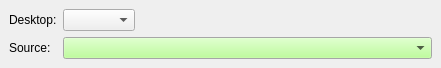
     <widget class="QWidget" name="widget" >
      <property name="geometry" >
       <rect>
        <x>30</x>
        <y>90</y>
        <width>441</width>
        <height>68</height>
       </rect>
      </property>
      <layout class="QGridLayout" >
       <property name="margin" >
        <number>9</number>
       </property>
       <property name="spacing" >
        <number>6</number>
       </property>
       <item row="0" column="0" >
        <widget class="QLabel" name="label_8" >
         <property name="text" >
          <string>Desktop:</string>
         </property>
         <property name="buddy" >
          <cstring>desktopType</cstring>
         </property>
        </widget>
       </item>
       <item row="0" column="1" >
        <widget class="QComboBox" name="desktopType" />
       </item>
       <item row="1" column="0" >
        <widget class="QLabel" name="label_2" >
         <property name="text" >
          <string>Source:</string>
         </property>
         <property name="buddy" >
          <cstring>sourceType</cstring>
         </property>
        </widget>
       </item>
       <item row="0" column="2" >
        <spacer>
         <property name="orientation" >
          <enum>Qt::Horizontal</enum>
         </property>
         <property name="sizeHint" >
          <size>
           <width>40</width>
           <height>20</height>
          </size>
         </property>
        </spacer>
       </item>
       <item row="1" column="1" colspan="2" >
        <widget class="QComboBox" name="sourceType" >
         <property name="palette" >
          <palette>
           <active>
            <color>
             <red>0</red>
             <green>0</green>
             <blue>0</blue>
            </color>
            <color>
             <red>170</red>
             <green>255</green>
             <blue>127</blue>
            </color>
            <color>
             <red>237</red>
             <green>237</green>
             <blue>237</blue>
            </color>
            <color>
             <red>244</red>
             <green>244</green>
             <blue>244</blue>
            </color>
            <color>
             <red>116</red>
             <green>116</green>
             <blue>116</blue>
            </color>
            <color>
             <red>155</red>
             <green>155</green>
             <blue>155</blue>
            </color>
            <color>
             <red>0</red>
             <green>0</green>
             <blue>0</blue>
            </color>
            <color>
             <red>255</red>
             <green>255</green>
             <blue>255</blue>
            </color>
            <color>
             <red>0</red>
             <green>0</green>
             <blue>0</blue>
            </color>
            <color>
             <red>255</red>
             <green>255</green>
             <blue>255</blue>
            </color>
            <color>
             <red>233</red>
             <green>233</green>
             <blue>233</blue>
            </color>
            <color>
             <red>0</red>
             <green>0</green>
             <blue>0</blue>
            </color>
            <color>
             <red>0</red>
             <green>0</green>
             <blue>0</blue>
            </color>
            <color>
             <red>255</red>
             <green>255</green>
             <blue>255</blue>
            </color>
            <color>
             <red>0</red>
             <green>0</green>
             <blue>255</blue>
            </color>
            <color>
             <red>255</red>
             <green>0</green>
             <blue>255</blue>
            </color>
            <color>
             <red>244</red>
             <green>244</green>
             <blue>244</blue>
            </color>
           </active>
           <inactive>
            <color>
             <red>0</red>
             <green>0</green>
             <blue>0</blue>
            </color>
            <color>
             <red>170</red>
             <green>255</green>
             <blue>127</blue>
            </color>
            <color>
             <red>237</red>
             <green>237</green>
             <blue>237</blue>
            </color>
            <color>
             <red>244</red>
             <green>244</green>
             <blue>244</blue>
            </color>
            <color>
             <red>116</red>
             <green>116</green>
             <blue>116</blue>
            </color>
            <color>
             <red>155</red>
             <green>155</green>
             <blue>155</blue>
            </color>
            <color>
             <red>0</red>
             <green>0</green>
             <blue>0</blue>
            </color>
            <color>
             <red>255</red>
             <green>255</green>
             <blue>255</blue>
            </color>
            <color>
             <red>0</red>
             <green>0</green>
             <blue>0</blue>
            </color>
            <color>
             <red>255</red>
             <green>255</green>
             <blue>255</blue>
            </color>
            <color>
             <red>233</red>
             <green>233</green>
             <blue>233</blue>
            </color>
            <color>
             <red>0</red>
             <green>0</green>
             <blue>0</blue>
            </color>
            <color>
             <red>0</red>
             <green>0</green>
             <blue>0</blue>
            </color>
            <color>
             <red>255</red>
             <green>255</green>
             <blue>255</blue>
            </color>
            <color>
             <red>0</red>
             <green>0</green>
             <blue>255</blue>
            </color>
            <color>
             <red>255</red>
             <green>0</green>
             <blue>255</blue>
            </color>
            <color>
             <red>244</red>
             <green>244</green>
             <blue>244</blue>
            </color>
           </inactive>
           <disabled>
            <color>
             <red>116</red>
             <green>116</green>
             <blue>116</blue>
            </color>
            <color>
             <red>170</red>
             <green>255</green>
             <blue>127</blue>
            </color>
            <color>
             <red>237</red>
             <green>237</green>
             <blue>237</blue>
            </color>
            <color>
             <red>244</red>
             <green>244</green>
             <blue>244</blue>
            </color>
            <color>
             <red>116</red>
             <green>116</green>
             <blue>116</blue>
            </color>
            <color>
             <red>155</red>
             <green>155</green>
             <blue>155</blue>
            </color>
            <color>
             <red>116</red>
             <green>116</green>
             <blue>116</blue>
            </color>
            <color>
             <red>255</red>
             <green>255</green>
             <blue>255</blue>
            </color>
            <color>
             <red>116</red>
             <green>116</green>
             <blue>116</blue>
            </color>
            <color>
             <red>255</red>
             <green>255</green>
             <blue>255</blue>
            </color>
            <color>
             <red>233</red>
             <green>233</green>
             <blue>233</blue>
            </color>
            <color>
             <red>0</red>
             <green>0</green>
             <blue>0</blue>
            </color>
            <color>
             <red>116</red>
             <green>116</green>
             <blue>116</blue>
            </color>
            <color>
             <red>255</red>
             <green>255</green>
             <blue>255</blue>
            </color>
            <color>
             <red>0</red>
             <green>0</green>
             <blue>255</blue>
            </color>
            <color>
             <red>255</red>
             <green>0</green>
             <blue>255</blue>
            </color>
            <color>
             <red>244</red>
             <green>244</green>
             <blue>244</blue>
            </color>
           </disabled>
          </palette>
         </property>
        </widget>
       </item>
      </layout>
     </widget>
